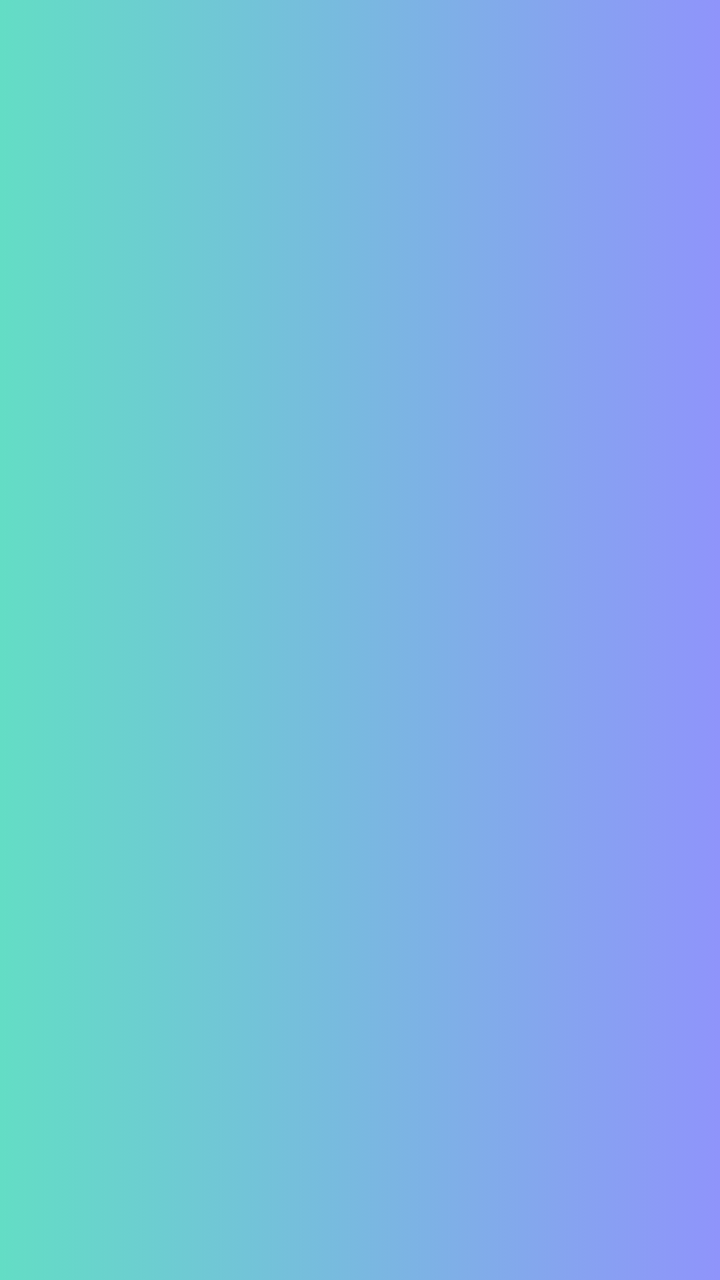
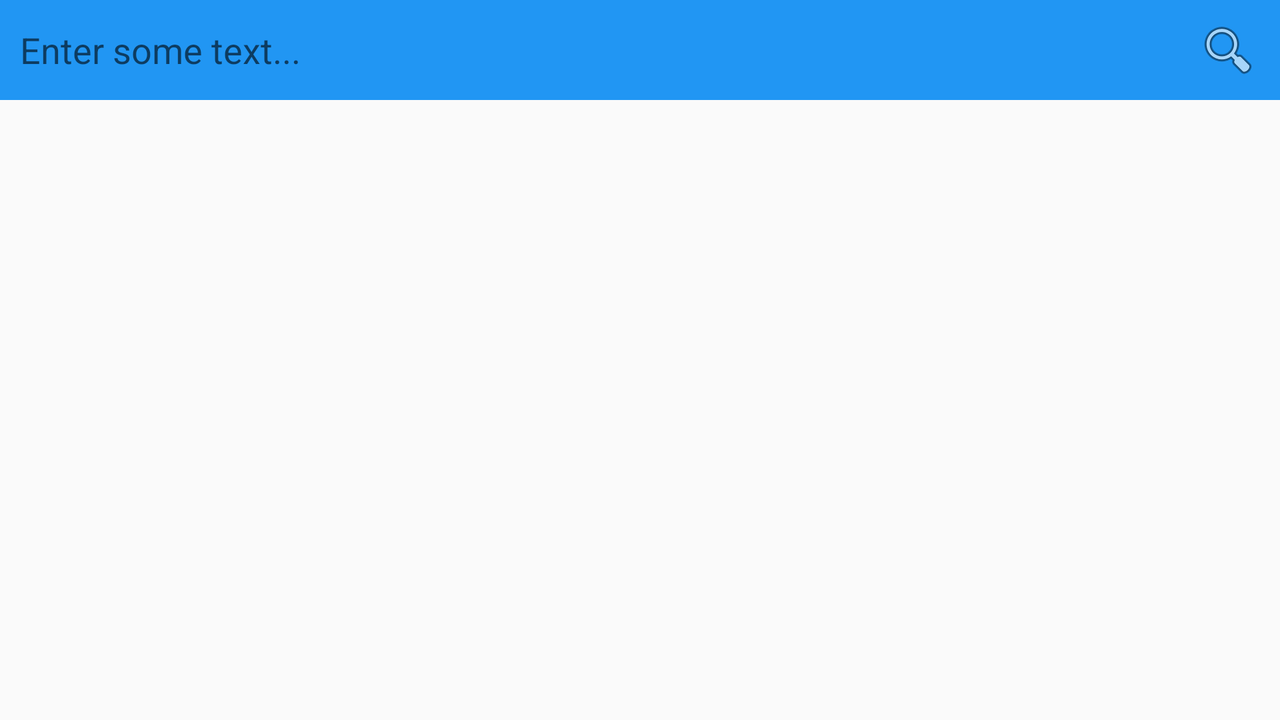

An Android layout and its configuration variant, each rendered on a device that would load it. The default file and the variant file are quoted in full after the pictures.
<!-- AndroidManifest.xml: activity theme Theme.AppCompat.Light.NoActionBar.FullScreen -->
<!-- res/layout/activity_main.xml -->
<?xml version="1.0" encoding="utf-8"?>
<androidx.constraintlayout.widget.ConstraintLayout xmlns:android="http://schemas.android.com/apk/res/android"
    xmlns:app="http://schemas.android.com/apk/res-auto"
    xmlns:tools="http://schemas.android.com/tools"
    android:layout_width="match_parent"
    android:layout_height="match_parent"
    android:background="@drawable/bg_gradient"
    tools:context=".view.MainActivity">

    <androidx.recyclerview.widget.RecyclerView
        android:id="@+id/recyclerview"
        android:layout_width="match_parent"
        android:layout_height="match_parent"
        android:layout_marginTop="20dp"
        app:layout_constraintEnd_toEndOf="parent"
        app:layout_constraintStart_toStartOf="parent"
        app:layout_constraintTop_toBottomOf="parent"
        tools:listitem="@layout/item_view" />

    <ProgressBar
        android:id="@+id/progress_bar"
        style="?android:attr/progressBarStyle"
        android:layout_width="wrap_content"
        android:layout_height="match_parent"
        android:layout_gravity="center"
        android:indeterminate="true"
        android:minWidth="100dp"
        android:minHeight="50dp"
        android:visibility="visible"
        app:layout_constraintEnd_toEndOf="parent"
        app:layout_constraintStart_toStartOf="parent" />
</androidx.constraintlayout.widget.ConstraintLayout>
<!-- res/layout/item_view.xml (included above) -->
<?xml version="1.0" encoding="utf-8"?>
<FrameLayout xmlns:android="http://schemas.android.com/apk/res/android"
    xmlns:app="http://schemas.android.com/apk/res-auto"
    android:layout_width="match_parent"
    android:layout_height="wrap_content">

    <androidx.cardview.widget.CardView
        android:id="@+id/cardView"
        android:layout_width="match_parent"
        android:layout_height="150dp"
        app:cardBackgroundColor="@color/bg_card"
        android:layout_marginLeft="@dimen/recycler_item_margin"
        android:layout_marginTop="@dimen/recycler_item_margin_top"
        android:layout_marginRight="@dimen/recycler_item_margin"
        android:layout_marginBottom="@dimen/recycler_item_margin_bottom"
        app:cardCornerRadius="8dp"

        app:cardElevation="5dp">

        <LinearLayout
            android:layout_width="match_parent"
            android:layout_height="match_parent"
            android:layout_margin="10dp"
            android:gravity="center"
            android:orientation="vertical"
            android:paddingLeft="5dp"
            android:paddingRight="5dp">

            <androidx.appcompat.widget.AppCompatTextView
                android:id="@+id/name"
                android:layout_width="wrap_content"
                android:layout_height="wrap_content"
                android:fontFamily="@font/belowed"
                android:letterSpacing="0.02"
                android:gravity="center"
                android:textColor="@color/black"
                android:textSize="21sp" />

            <androidx.appcompat.widget.AppCompatTextView
                android:id="@+id/location"
                android:layout_width="wrap_content"
                android:layout_height="wrap_content"
                android:fontFamily="@font/address"
                android:layout_marginStart="20dp"
                android:layout_marginEnd="20dp"
                android:layout_marginTop="20dp"
                android:gravity="center"
                android:textColor="@color/black"
                android:textSize="15sp" />

        </LinearLayout>
    </androidx.cardview.widget.CardView>

</FrameLayout>
<!-- resources referenced by this layout -->
<resources>
  <color name="bg_card">#E7F4EE</color>
  <color name="black">#FF000000</color>
  <dimen name="recycler_item_margin">15dp</dimen>
  <dimen name="recycler_item_margin_bottom">10dp</dimen>
  <dimen name="recycler_item_margin_top">10dp</dimen>
  <!-- drawable bg_gradient (drawable) -->
  <?xml version="1.0" encoding="utf-8"?>
  <selector xmlns:android="http://schemas.android.com/apk/res/android">
      <item>
          <shape>
              <gradient
                  android:startColor="#63DDC5"
                  android:endColor="#8f94fb"
                  android:type="linear" />
          </shape>
      </item>
  </selector>
  <style name="Theme.AppCompat.Light.NoActionBar.FullScreen" parent="@style/Theme.AppCompat.Light.NoActionBar">
          <item name="android:windowNoTitle">true</item>
          <item name="android:windowActionBar">false</item>
          <item name="android:windowFullscreen">true</item>
          <item name="android:windowContentOverlay">@null</item>
      </style>
</resources>
<!-- res/layout-land/activity_main.xml (the repository's variant of the layout above) -->
<!-- drawn on the phone turned sideways -->
<?xml version="1.0" encoding="utf-8"?>
<androidx.constraintlayout.widget.ConstraintLayout xmlns:android="http://schemas.android.com/apk/res/android"
    xmlns:app="http://schemas.android.com/apk/res-auto"
    xmlns:tools="http://schemas.android.com/tools"
    android:layout_width="match_parent"
    android:layout_height="match_parent"
    tools:context=".view.MainActivity">

    <androidx.appcompat.widget.AppCompatEditText
        android:id="@+id/searchView"
        android:layout_width="match_parent"
        android:layout_height="50dp"
        android:iconifiedByDefault="false"
        android:background="@color/blue"
        android:paddingStart="10dp"
        android:hint="Enter some text..."
        app:layout_constraintBottom_toTopOf="@+id/recyclerview"
        app:layout_constraintStart_toStartOf="parent"
        app:layout_constraintTop_toTopOf="parent" />


    <androidx.appcompat.widget.AppCompatImageView
        android:id="@+id/searchButton"
        android:layout_width="wrap_content"
        android:layout_height="wrap_content"
        android:layout_marginEnd="10dp"
        android:src="@android:drawable/ic_menu_search"
        app:layout_constraintBottom_toBottomOf="@+id/searchView"
        app:layout_constraintTop_toTopOf="@+id/searchView"
        app:layout_constraintEnd_toEndOf="parent"
        app:layout_constraintRight_toRightOf="@+id/searchView" />
    <ListView
        android:id="@+id/drop_down_list_view"
        app:layout_constraintBottom_toBottomOf="@+id/searchView"
        app:layout_constraintBottom_toTopOf="@+id/recyclerview"
        android:layout_width="match_parent"
        android:layout_marginTop="50dp"
        android:layout_height="match_parent"/>

    <androidx.recyclerview.widget.RecyclerView
        android:id="@+id/recyclerview"
        android:layout_width="match_parent"
        android:layout_height="wrap_content"
        android:layout_marginTop="20dp"
        app:layoutManager="androidx.recyclerview.widget.LinearLayoutManager"
        app:layout_constraintEnd_toEndOf="parent"
        app:layout_constraintStart_toStartOf="parent"
        app:layout_constraintTop_toBottomOf="@+id/searchView"
        tools:itemCount="5"
        tools:listitem="@layout/item_view" />

    <ProgressBar
        android:id="@+id/progress_bar"
        style="?android:attr/progressBarStyle"
        android:layout_width="wrap_content"
        android:layout_height="match_parent"
        android:layout_gravity="center"
        android:indeterminate="true"
        android:minWidth="100dp"
        android:minHeight="50dp"
        android:visibility="gone"
        app:layout_constraintEnd_toEndOf="parent"
        app:layout_constraintStart_toStartOf="parent" />
</androidx.constraintlayout.widget.ConstraintLayout>
<!-- resources referenced by the variant -->
<!-- as the phone turned sideways resolves them -->
<resources>
  <color name="bg_card">#E7F4EE</color>
  <color name="black">#FF000000</color>
  <color name="blue">#2196F3</color>
  <dimen name="recycler_item_margin">15dp</dimen>
  <dimen name="recycler_item_margin_bottom">10dp</dimen>
  <dimen name="recycler_item_margin_top">10dp</dimen>
  <style name="Theme.AppCompat.Light.NoActionBar.FullScreen" parent="@style/Theme.AppCompat.Light.NoActionBar">
          <item name="android:windowNoTitle">true</item>
          <item name="android:windowActionBar">false</item>
          <item name="android:windowFullscreen">true</item>
          <item name="android:windowContentOverlay">@null</item>
      </style>
</resources>
